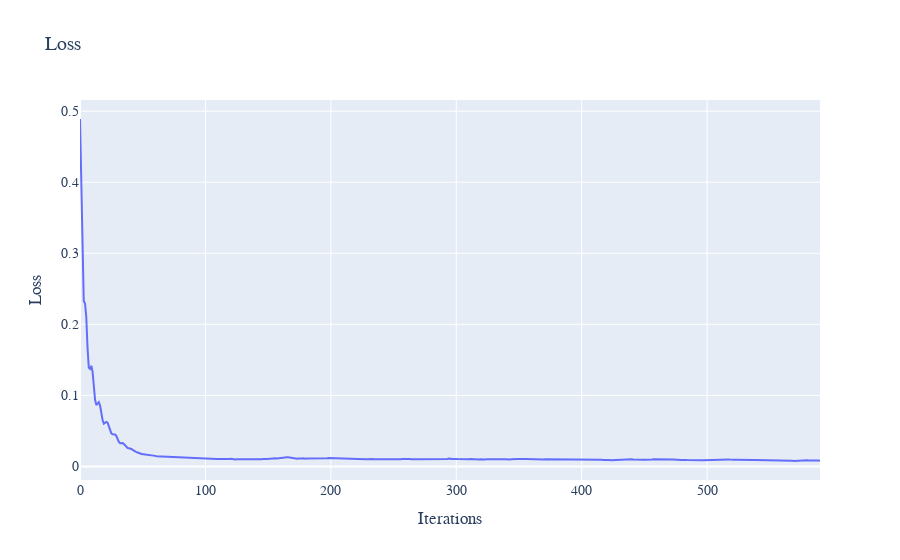

Here is the notebook cell this chart was saved with:
### Code cell
eq = LQG()
model = MODEL_CONFIG = {
    "hidden_dim": 64,
    "learning_rate": 1e-3,
    "loss_weights": (1, 1),
    "sampling_method": "uniform",
    "lr_decay": 0.98,
    "network_type": "RES",
    "optimiser": "Adam",
    "method": "Galerkin"
}
solver = DeepPDESolver(model, eq)
losses = list(solver.train(600))
plot_losses(losses)

### Figure 1 — Plotly figure (JSON) as saved in the notebook; plotly's stock layout.template omitted (floating-point values rounded to 4 significant figures; data arrays with more than 128 entries replaced by an {"elided": "..."} marker saying what was removed)
{"data": [{"mode": "lines", "name": "Error at x=0.1", "type": "scatter", "x": {"elided": "591 int values"}, "xaxis": "x", "y": {"elided": "591 float values"}, "yaxis": "y"}], "layout": {"font": {"family": "Courier New, monospace", "size": 14}, "title": {"text": "Loss"}, "xaxis": {"anchor": "y", "domain": [0, 1], "title": {"text": "Iterations"}}, "yaxis": {"anchor": "x", "domain": [0, 1], "title": {"text": "Loss"}}}}
